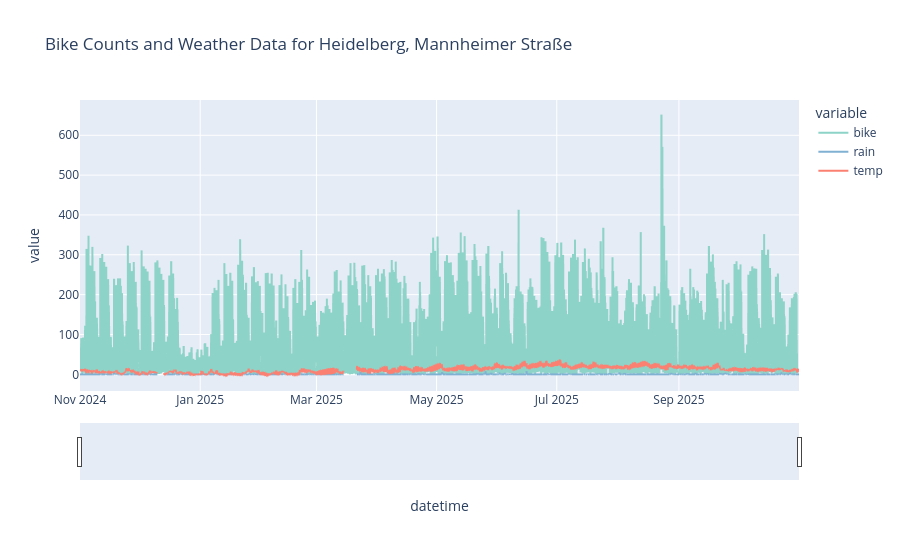

The notebook cell this image was saved under:
### Code cell
plot_data("Heidelberg", "Mannheimer Straße")

### Figure 1 — Plotly figure (JSON) as saved in the notebook; plotly's stock layout.template omitted (floating-point values rounded to 4 significant figures; data arrays with more than 128 entries replaced by an {"elided": "..."} marker saying what was removed)
{"data": [{"legendgroup": "bike", "line": {"color": "rgb(141,211,199)", "dash": "solid"}, "marker": {"symbol": "circle"}, "mode": "lines", "name": "bike", "showlegend": true, "type": "scattergl", "x": {"elided": "8761 str values"}, "xaxis": "x", "y": {"elided": "8761 float values"}, "yaxis": "y"}, {"legendgroup": "rain", "line": {"color": "rgb(128,177,211)", "dash": "solid"}, "marker": {"symbol": "circle"}, "mode": "lines", "name": "rain", "showlegend": true, "type": "scattergl", "x": {"elided": "8761 str values"}, "xaxis": "x", "y": {"elided": "8761 float values"}, "yaxis": "y"}, {"legendgroup": "temp", "line": {"color": "rgb(251,128,114)", "dash": "solid"}, "marker": {"symbol": "circle"}, "mode": "lines", "name": "temp", "showlegend": true, "type": "scattergl", "x": {"elided": "8761 str values"}, "xaxis": "x", "y": {"elided": "8761 float values"}, "yaxis": "y"}], "layout": {"hovermode": "x unified", "legend": {"title": {"text": "variable"}, "tracegroupgap": 0}, "title": {"text": "Bike Counts and Weather Data for Heidelberg, Mannheimer Straße"}, "xaxis": {"anchor": "y", "domain": [0, 1], "rangeslider": {"visible": true}, "title": {"text": "datetime"}}, "yaxis": {"anchor": "x", "domain": [0, 1], "title": {"text": "value"}}}}
